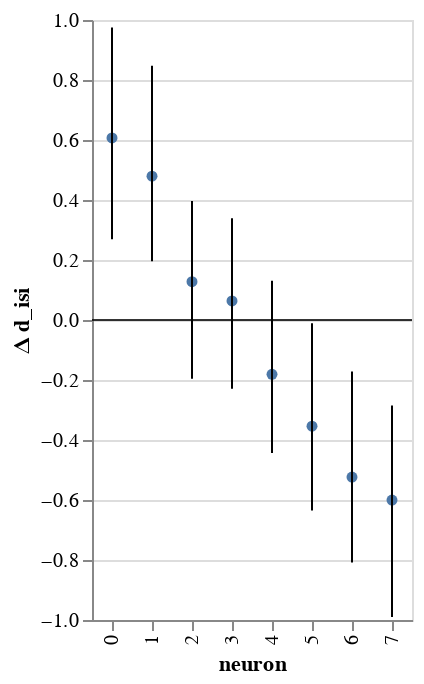

Write notebook code for a chart like this one.
### Code cell
chart_p = visualization.plot_posterior(df=df_both, title=f'd_{y}', x='neuron',)
chart_p

### Figure 1 — Vega-Lite specification as saved in the notebook (floating-point values rounded to 4 significant figures)
{"config": {"view": {"continuousWidth": 400, "continuousHeight": 300}}, "layer": [{"mark": {"type": "line", "color": "black", "point": true}, "encoding": {"x": {"type": "ordinal", "field": "neuron"}, "y": {"type": "quantitative", "field": "Bayes condition mean", "impute": {"value": "value"}}}}, {"mark": {"type": "rule", "color": "black", "opacity": 0.4, "size": 0.1}, "encoding": {"y": {"type": "quantitative", "field": "zero"}}}, {"mark": "rule", "encoding": {"x": {"type": "ordinal", "field": "neuron"}, "y": {"type": "quantitative", "field": "Bayes condition CI0", "scale": {"domain": [-0.9898, 0.9753], "zero": false}, "title": "Δ d_isi"}, "y2": {"field": "Bayes condition CI1"}}}], "data": {"name": "data-5c05b90e326cfacf57db2724e9150d16"}, "$schema": "https://vega.github.io/schema/vega-lite/v4.8.1.json", "datasets": {"data-5c05b90e326cfacf57db2724e9150d16": [{"neuron": 0.0, "mouse_code": 0.0, "i_trial": 0.0, "neuron_code": 0.0, "log_firing_rate": 0.08176, "Firing rate": 24.16, "firing_rate": 24.16, "i_spike": -1.0, "isi diff": 0.005333, "log_isi": 0.01928, "isi": null, "Bayes condition CI0": null, "Bayes condition CI1": null, "Bayes condition mean": null, "zero": 0}, {"neuron": 0.0, "mouse_code": 1.0, "i_trial": 0.0, "neuron_code": 0.0, "log_firing_rate": 0.3492, "Firing rate": 128.1, "firing_rate": 128.1, "i_spike": 6.75, "isi diff": -0.009257, "log_isi": -0.05684, "isi": null, "Bayes condition CI0": null, "Bayes condition CI1": null, "Bayes condition mean": null, "zero": 0}, {"neuron": 0.0, "mouse_code": 2.0, "i_trial": 0.0, "neuron_code": 0.0, "log_firing_rate": 0.07194, "Firing rate": 9.998, "firing_rate": 9.998, "i_spike": 0.25, "isi diff": -0.001317, "log_isi": -0.004837, "isi": null, "Bayes condition CI0": null, "Bayes condition CI1": null, "Bayes condition mean": null, "zero": 0}, {"neuron": 0.0, "mouse_code": 3.0, "i_trial": 0.0, "neuron_code": 0.0, "log_firing_rate": -0.02417, "Firing rate": -80.21, "firing_rate": -80.21, "i_spike": 19.75, "isi diff": -0.03536, "log_isi": -0.1918, "isi": null, "Bayes condition CI0": null, "Bayes condition CI1": null, "Bayes condition mean": null, "zero": 0}, {"neuron": 1.0, "mouse_code": 0.0, "i_trial": 0.0, "neuron_code": 0.0, "log_firing_rate": 0.02225, "Firing rate": 8.842, "firing_rate": 8.842, "i_spike": 0.5, "isi diff": 0.0003327, "log_isi": -0.005817, "isi": null, "Bayes condition CI0": null, "Bayes condition CI1": null, "Bayes condition mean": null, "zero": 0}, {"neuron": 1.0, "mouse_code": 1.0, "i_trial": 0.0, "neuron_code": 0.0, "log_firing_rate": 0.07543, "Firing rate": 11.71, "firing_rate": 11.71, "i_spike": 11.0, "isi diff": -0.01444, "log_isi": -0.08828, "isi": null, "Bayes condition CI0": null, "Bayes condition CI1": null, "Bayes condition mean": null, "zero": 0}, {"neuron": 1.0, "mouse_code": 2.0, "i_trial": 0.0, "neuron_code": 0.0, "log_firing_rate": 0.1227, "Firing rate": 24.18, "firing_rate": 24.18, "i_spike": 9.5, "isi diff": -0.01228, "log_isi": -0.07616, "isi": null, "Bayes condition CI0": null, "Bayes condition CI1": null, "Bayes condition mean": null, "zero": 0}, {"neuron": 1.0, "mouse_code": 3.0, "i_trial": 0.0, "neuron_code": 0.0, "log_firing_rate": 0.209, "Firing rate": 74.73, "firing_rate": 74.73, "i_spike": 14.75, "isi diff": -0.01973, "log_isi": -0.1234, "isi": null, "Bayes condition CI0": null, "Bayes condition CI1": null, "Bayes condition mean": null, "zero": 0}, {"neuron": 2.0, "mouse_code": 0.0, "i_trial": 0.0, "neuron_code": 0.0, "log_firing_rate": 0.05311, "Firing rate": 14.98, "firing_rate": 14.98, "i_spike": 15.5, "isi diff": -0.01544, "log_isi": -0.1137, "isi": null, "Bayes condition CI0": null, "Bayes condition CI1": null, "Bayes condition mean": null, "zero": 0}, {"neuron": 2.0, "mouse_code": 1.0, "i_trial": 0.0, "neuron_code": 0.0, "log_firing_rate": 0.02444, "Firing rate": 17.26, "firing_rate": 17.26, "i_spike": 13.75, "isi diff": -0.01362, "log_isi": -0.1019, "isi": null, "Bayes condition CI0": null, "Bayes condition CI1": null, "Bayes condition mean": null, "zero": 0}, {"neuron": 2.0, "mouse_code": 2.0, "i_trial": 0.0, "neuron_code": 0.0, "log_firing_rate": 0.05922, "Firing rate": 17.23, "firing_rate": 17.23, "i_spike": 5.5, "isi diff": -0.00353, "log_isi": -0.03288, "isi": null, "Bayes condition CI0": null, "Bayes condition CI1": null, "Bayes condition mean": null, "zero": 0}, {"neuron": 2.0, "mouse_code": 3.0, "i_trial": 0.0, "neuron_code": 0.0, "log_firing_rate": 0.3183, "Firing rate": 80.66, "firing_rate": 80.66, "i_spike": 15.25, "isi diff": -0.01264, "log_isi": -0.09932, "isi": null, "Bayes condition CI0": null, "Bayes condition CI1": null, "Bayes condition mean": null, "zero": 0}, {"neuron": 3.0, "mouse_code": 0.0, "i_trial": 0.0, "neuron_code": 0.0, "log_firing_rate": -0.5368, "Firing rate": -214.4, "firing_rate": -214.4, "i_spike": -8.75, "isi diff": 0.006076, "log_isi": 0.04771, "isi": null, "Bayes condition CI0": null, "Bayes condition CI1": null, "Bayes condition mean": null, "zero": 0}, {"neuron": 3.0, "mouse_code": 1.0, "i_trial": 0.0, "neuron_code": 0.0, "log_firing_rate": 0.3128, "Firing rate": 212.5, "firing_rate": 212.5, "i_spike": -16.75, "isi diff": 0.01007, "log_isi": 0.09329, "isi": null, "Bayes condition CI0": null, "Bayes condition CI1": null, "Bayes condition mean": null, "zero": 0}, {"neuron": 3.0, "mouse_code": 2.0, "i_trial": 0.0, "neuron_code": 0.0, "log_firing_rate": 0.1236, "Firing rate": 52.35, "firing_rate": 52.35, "i_spike": 8.25, "isi diff": -0.00567, "log_isi": -0.05132, "isi": null, "Bayes condition CI0": null, "Bayes condition CI1": null, "Bayes condition mean": null, "zero": 0}, {"neuron": 3.0, "mouse_code": 3.0, "i_trial": 0.0, "neuron_code": 0.0, "log_firing_rate": 0.3714, "Firing rate": 129.7, "firing_rate": 129.7, "i_spike": 6.75, "isi diff": -0.003563, "log_isi": -0.03388, "isi": null, "Bayes condition CI0": null, "Bayes condition CI1": null, "Bayes condition mean": null, "zero": 0}, {"neuron": 4.0, "mouse_code": 0.0, "i_trial": 0.0, "neuron_code": 0.0, "log_firing_rate": -0.05061, "Firing rate": -65.67, "firing_rate": -65.67, "i_spike": 9.25, "isi diff": -0.005337, "log_isi": -0.05172, "isi": null, "Bayes condition CI0": null, "Bayes condition CI1": null, "Bayes condition mean": null, "zero": 0}, {"neuron": 4.0, "mouse_code": 1.0, "i_trial": 0.0, "neuron_code": 0.0, "log_firing_rate": 0.06523, "Firing rate": 25.14, "firing_rate": 25.14, "i_spike": -7.25, "isi diff": 0.003493, "log_isi": 0.03724, "isi": null, "Bayes condition CI0": null, "Bayes condition CI1": null, "Bayes condition mean": null, "zero": 0}, {"neuron": 4.0, "mouse_code": 2.0, "i_trial": 0.0, "neuron_code": 0.0, "log_firing_rate": -0.2295, "Firing rate": -111.5, "firing_rate": -111.5, "i_spike": 8.5, "isi diff": -0.003635, "log_isi": -0.03984, "isi": null, "Bayes condition CI0": null, "Bayes condition CI1": null, "Bayes condition mean": null, "zero": 0}, {"neuron": 4.0, "mouse_code": 3.0, "i_trial": 0.0, "neuron_code": 0.0, "log_firing_rate": -0.4398, "Firing rate": -306.9, "firing_rate": -306.9, "i_spike": 14.5, "isi diff": -0.007222, "log_isi": -0.0753, "isi": null, "Bayes condition CI0": null, "Bayes condition CI1": null, "Bayes condition mean": null, "zero": 0}, {"neuron": 5.0, "mouse_code": 0.0, "i_trial": 0.0, "neuron_code": 0.0, "log_firing_rate": 0.09279, "Firing rate": 36.96, "firing_rate": 36.96, "i_spike": -0.25, "isi diff": 0.0001753, "log_isi": 0.001932, "isi": null, "Bayes condition CI0": null, "Bayes condition CI1": null, "Bayes condition mean": null, "zero": 0}, {"neuron": 5.0, "mouse_code": 1.0, "i_trial": 0.0, "neuron_code": 0.0, "log_firing_rate": 0.4408, "Firing rate": 286.1, "firing_rate": 286.1, "i_spike": -12.5, "isi diff": 0.00444, "log_isi": 0.05469, "isi": null, "Bayes condition CI0": null, "Bayes condition CI1": null, "Bayes condition mean": null, "zero": 0}, {"neuron": 5.0, "mouse_code": 2.0, "i_trial": 0.0, "neuron_code": 0.0, "log_firing_rate": -0.2446, "Firing rate": -119.3, "firing_rate": -119.3, "i_spike": -4.25, "isi diff": 0.0007049, "log_isi": 0.009448, "isi": null, "Bayes condition CI0": null, "Bayes condition CI1": null, "Bayes condition mean": null, "zero": 0}, {"neuron": 5.0, "mouse_code": 3.0, "i_trial": 0.0, "neuron_code": 0.0, "log_firing_rate": -0.2826, "Firing rate": -104.0, "firing_rate": -104.0, "i_spike": 9.0, "isi diff": -0.003223, "log_isi": -0.041, "isi": null, "Bayes condition CI0": null, "Bayes condition CI1": null, "Bayes condition mean": null, "zero": 0}, {"neuron": 6.0, "mouse_code": 0.0, "i_trial": 0.0, "neuron_code": 0.0, "log_firing_rate": 0.2297, "Firing rate": 395.7, "firing_rate": 395.7, "i_spike": 10.0, "isi diff": -0.002251, "log_isi": -0.03515, "isi": null, "Bayes condition CI0": null, "Bayes condition CI1": null, "Bayes condition mean": null, "zero": 0}, {"neuron": 6.0, "mouse_code": 1.0, "i_trial": 0.0, "neuron_code": 0.0, "log_firing_rate": -0.2885, "Firing rate": -188.9, "firing_rate": -188.9, "i_spike": 11.0, "isi diff": -0.002514, "log_isi": -0.03958, "isi": null, "Bayes condition CI0": null, "Bayes condition CI1": null, "Bayes condition mean": null, "zero": 0}, {"neuron": 6.0, "mouse_code": 2.0, "i_trial": 0.0, "neuron_code": 0.0, "log_firing_rate": -0.4324, "Firing rate": -426.6, "firing_rate": -426.6, "i_spike": -0.25, "isi diff": 0.0002374, "log_isi": 0.003725, "isi": null, "Bayes condition CI0": null, "Bayes condition CI1": null, "Bayes condition mean": null, "zero": 0}, {"neuron": 6.0, "mouse_code": 3.0, "i_trial": 0.0, "neuron_code": 0.0, "log_firing_rate": -0.4942, "Firing rate": -1655.0, "firing_rate": -1655.0, "i_spike": -0.75, "isi diff": -0.0003408, "log_isi": -0.005269, "isi": null, "Bayes condition CI0": null, "Bayes condition CI1": null, "Bayes condition mean": null, "zero": 0}, {"neuron": 7.0, "mouse_code": 0.0, "i_trial": 0.0, "neuron_code": 0.0, "log_firing_rate": 0.1939, "Firing rate": 149.7, "firing_rate": 149.7, "i_spike": 0.0, "isi diff": -4.152e-05, "log_isi": -0.0002633, "isi": null, "Bayes condition CI0": null, "Bayes condition CI1": null, "Bayes condition mean": null, "zero": 0}, {"neuron": 7.0, "mouse_code": 1.0, "i_trial": 0.0, "neuron_code": 0.0, "log_firing_rate": 0.1787, "Firing rate": 206.7, "firing_rate": 206.7, "i_spike": -8.5, "isi diff": 0.001234, "log_isi": 0.02371, "isi": null, "Bayes condition CI0": null, "Bayes condition CI1": null, "Bayes condition mean": null, "zero": 0}, {"neuron": 7.0, "mouse_code": 2.0, "i_trial": 0.0, "neuron_code": 0.0, "log_firing_rate": 0.03563, "Firing rate": 22.94, "firing_rate": 22.94, "i_spike": -3.0, "isi diff": 0.0003877, "log_isi": 0.007135, "isi": null, "Bayes condition CI0": null, "Bayes condition CI1": null, "Bayes condition mean": null, "zero": 0}, {"neuron": 7.0, "mouse_code": 3.0, "i_trial": 0.0, "neuron_code": 0.0, "log_firing_rate": 0.1773, "Firing rate": 1022.0, "firing_rate": 1022.0, "i_spike": -2.5, "isi diff": 0.0006296, "log_isi": 0.01036, "isi": null, "Bayes condition CI0": null, "Bayes condition CI1": null, "Bayes condition mean": null, "zero": 0}, {"neuron": 0.0, "mouse_code": null, "i_trial": 0.5, "neuron_code": 0.0, "log_firing_rate": 1.747, "Firing rate": 56.37, "firing_rate": 56.37, "i_spike": 48.25, "isi diff": null, "log_isi": -1.14, "isi": 0.07263, "Bayes condition CI0": 0.2693, "Bayes condition CI1": 0.9753, "Bayes condition mean": 0.607, "zero": 0}, {"neuron": 1.0, "mouse_code": null, "i_trial": 0.5, "neuron_code": 4.0, "log_firing_rate": 1.895, "Firing rate": 78.53, "firing_rate": 78.53, "i_spike": 49.25, "isi diff": null, "log_isi": -1.147, "isi": 0.07137, "Bayes condition CI0": 0.1958, "Bayes condition CI1": 0.8479, "Bayes condition mean": 0.4795, "zero": 0}, {"neuron": 2.0, "mouse_code": null, "i_trial": 0.5, "neuron_code": 8.0, "log_firing_rate": 1.914, "Firing rate": 83.06, "firing_rate": 83.06, "i_spike": 51.0, "isi diff": null, "log_isi": -1.169, "isi": 0.06786, "Bayes condition CI0": -0.1959, "Bayes condition CI1": 0.397, "Bayes condition mean": 0.1276, "zero": 0}, {"neuron": 3.0, "mouse_code": null, "i_trial": 0.5, "neuron_code": 12.0, "log_firing_rate": 2.423, "Firing rate": 295.8, "firing_rate": 295.8, "i_spike": 68.0, "isi diff": null, "log_isi": -1.292, "isi": 0.05119, "Bayes condition CI0": -0.229, "Bayes condition CI1": 0.3391, "Bayes condition mean": 0.06338, "zero": 0}, {"neuron": 4.0, "mouse_code": null, "i_trial": 0.5, "neuron_code": 16.0, "log_firing_rate": 2.253, "Firing rate": 225.9, "firing_rate": 225.9, "i_spike": 73.25, "isi diff": null, "log_isi": -1.324, "isi": 0.0475, "Bayes condition CI0": -0.4432, "Bayes condition CI1": 0.1309, "Bayes condition mean": -0.1809, "zero": 0}, {"neuron": 5.0, "mouse_code": null, "i_trial": 0.5, "neuron_code": 20.0, "log_firing_rate": 2.321, "Firing rate": 251.9, "firing_rate": 251.9, "i_spike": 100.8, "isi diff": null, "log_isi": -1.46, "isi": 0.03465, "Bayes condition CI0": -0.6352, "Bayes condition CI1": -0.01067, "Bayes condition mean": -0.354, "zero": 0}, {"neuron": 6.0, "mouse_code": null, "i_trial": 0.5, "neuron_code": 24.0, "log_firing_rate": 2.421, "Firing rate": 263.9, "firing_rate": 263.9, "i_spike": 117.2, "isi diff": null, "log_isi": -1.527, "isi": 0.02973, "Bayes condition CI0": -0.8086, "Bayes condition CI1": -0.1719, "Bayes condition mean": -0.5234, "zero": 0}, {"neuron": 7.0, "mouse_code": null, "i_trial": 0.5, "neuron_code": 28.0, "log_firing_rate": 2.315, "Firing rate": 209.4, "firing_rate": 209.4, "i_spike": 148.8, "isi diff": null, "log_isi": -1.63, "isi": 0.02347, "Bayes condition CI0": -0.9898, "Bayes condition CI1": -0.2848, "Bayes condition mean": -0.6002, "zero": 0}]}}
